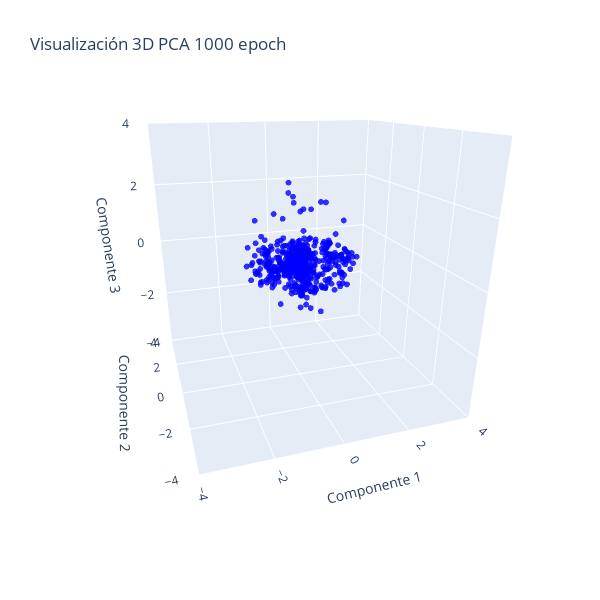

Write notebook code for a chart like this one.
### Code cell
# Crear la figura
fig = go.Figure()

# Añadir el gráfico 3D
fig.add_trace(
    go.Scatter3d(
        x=all_weights_first_layer_mod["pca_3d_0"],
        y=all_weights_first_layer_mod["pca_3d_1"],
        z=all_weights_first_layer_mod["pca_3d_2"],
        mode='markers',
        marker=dict(size=2, opacity=0.8, color="blue"),
        showlegend=False  # Desactivar la leyenda
    )
)

# Establecer el rango de los ejes
rango_ejes = [-4, 4]

# Establecer el intervalo entre ticks
intervalo_ticks = 2

# Establecer parámetros de la cámara
r = 2  # Distancia de la cámara (zoom)
theta = - 3*  np.pi / 5  # Ángulo azimutal (45 grados)
phi = np.pi / 2.5  # Ángulo polar (30 grados)

# Calcular la posición de la cámara
eye_x = r * np.sin(phi) * np.cos(theta)
eye_y = r * np.sin(phi) * np.sin(theta)
eye_z = r * np.cos(phi)

# Configurar la cámara
camera = dict(
    eye=dict(x=eye_x, y=eye_y, z=eye_z),  # Posición de la cámara
    center=dict(x=0, y=0, z=-0.2),  # Centro del gráfico
    up=dict(x=0, y=0, z=1)  # Dirección "arriba" de la cámara
)

# Modificar los ejes del gráfico 3D y mantener proporciones 1:1
fig.update_scenes(
    aspectmode="cube",
    xaxis=dict(
        title_text='Componente 1',
        range=rango_ejes,
        dtick=intervalo_ticks  # Intervalo de ticks
    ),
    yaxis=dict(
        title_text='Componente 2',
        range=rango_ejes,
        dtick=intervalo_ticks  # Intervalo de ticks
    ),
    zaxis=dict(
        title_text='Componente 3',
        range=rango_ejes,
        dtick=intervalo_ticks  # Intervalo de ticks
    )
)

# Actualizar layout para ajustar el tamaño del gráfico y la cámara
fig.update_layout(
    height=600, 
    width=600, 
    title_text=f"Visualización 3D PCA {num_epochs} epoch",
    scene_camera=camera  # Aplicar configuración de la cámara
)

# Mostrar el gráfico
fig.show()

### Figure 1 — Plotly figure (JSON) as saved in the notebook; plotly's stock layout.template omitted (floating-point values rounded to 4 significant figures; data arrays with more than 128 entries replaced by an {"elided": "..."} marker saying what was removed)
{"data": [{"marker": {"color": "blue", "opacity": 0.8, "size": 2}, "mode": "markers", "showlegend": false, "type": "scatter3d", "x": {"elided": "640 float values"}, "y": {"elided": "640 float values"}, "z": {"elided": "640 float values"}}], "layout": {"height": 600, "scene": {"aspectmode": "cube", "camera": {"center": {"x": 0, "y": 0, "z": -0.2}, "eye": {"x": -0.5878, "y": -1.809, "z": 0.618}, "up": {"x": 0, "y": 0, "z": 1}}, "xaxis": {"dtick": 2, "range": [-4, 4], "title": {"text": "Componente 1"}}, "yaxis": {"dtick": 2, "range": [-4, 4], "title": {"text": "Componente 2"}}, "zaxis": {"dtick": 2, "range": [-4, 4], "title": {"text": "Componente 3"}}}, "title": {"text": "Visualización 3D PCA 1000 epoch"}, "width": 600}}
